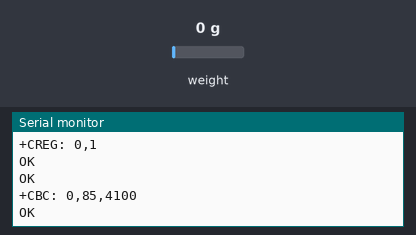
Bench run of a sketch on a simulated ESP32. Shown: the last lines printed to the serial monitor. The inputs (shaded band) are chosen by the test bench; at power-on: weight on the scale 0 g. Nothing arrives over Bluetooth unless stated; the modem accepts every AT command (registered, SIM ready, sends succeed) and sends nothing else.

Above: at 16.2 s.
16.3 s: weight on the scale set to 100 g
At 23.0 s:
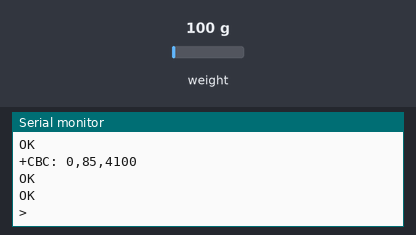
23.9 s: weight on the scale set to 1250 g
At 30.8 s:
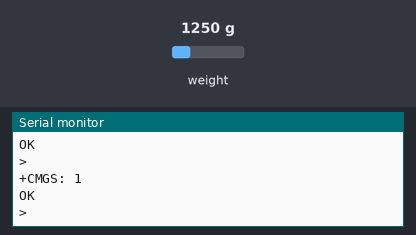

The sketch:

WeightScale.ino
```cpp
//#include <HX711_ADC.h>

#include "HX711.h"
#include "BluetoothSerial.h"
#include <Ticker.h>
String Number1 = "+123456789012";
String Number2 = "+123456789012";
String Number3 = "+123456789012";
String Number4 = "+123456789012";


HX711 scale;
Ticker myTimer;
//uint8_t dataPin = 16;
uint8_t dataPin = 2;
uint8_t clockPin = 4;

hw_timer_t *timer = NULL;
int timerInterval = 1000000; // 1 second interval in microseconds
int mint=0;
int sec=0;
int sms_counter=0;
float currentweight=0;
float send_weight =0;
bool sending_SMS = false;
bool weightStatus = false;

//#define USE_PIN // Uncomment this to use PIN during pairing. The pin is specified on the line below
const char *pin = "1234"; // Change this to more secure PIN.

String device_name = "ESP32-BT-Slave2";
/*
#if !defined(CONFIG_BT_ENABLED) || !defined(CONFIG_BLUEDROID_ENABLED)
#error Bluetooth is not enabled! Please run make menuconfig to and enable it
#endif

#if !defined(CONFIG_BT_SPP_ENABLED)
#error Serial Bluetooth not available or not enabled. It is only available for the ESP32 chip.
#endif
*/
BluetoothSerial SerialBT;
/*

*/

void addPhoneNumber(String input) {
	SerialBT.println(input);
  // Check if the command starts with "add " and the length is correct
  if (input.startsWith("add ")) {
    // Extract the phone number
    String newPhoneNumber = input.substring(4);

    // Check if the extracted string contains only digits
    if (newPhoneNumber.toInt() != 0 || newPhoneNumber.startsWith("0")) {
      // Update the phoneNumber variable
      Number1 =  newPhoneNumber;

      // Send a response over Bluetooth indicating success
      SerialBT.println("Phone number added: " + Number1);
    } else {
      SerialBT.println("Invalid phone number format");
    }
  }
  if(input == "info"){
	SerialBT.println(Number1);
  }
}

void processBluetoothInput() {
  if (Serial.available() > 0) {
    String input = Serial.readStringUntil('\n');

    addPhoneNumber(input);
  }
}


void test_sim800_module()
{
  Serial2.println("AT");
  updateSerial();
  Serial.println();
  Serial2.println("AT+CSQ");
  updateSerial();
  Serial2.println("AT+CCID");
  updateSerial();
  Serial2.println("AT+CREG?");
  updateSerial();
  Serial2.println("ATI");
  updateSerial();
  Serial2.println("AT+CBC");
  updateSerial();
}

void updateSerial()
{
  delay(500);

  while (Serial2.available())
  {
    Serial.write(Serial2.read());//Forward what Software Serial received to Serial Port
  }
}

// Function to determine the message based on weight range
String getMessageForWeight(float weight) {
  if (weight >= 17) {
    return "Cylinder is Full.";
  } else if (weight >= 12 && weight <17) {
    return "Cylinder is Three Quarters";
  } else if (weight >= 7 && weight <12) {
    return "Cylinder is Half";
  } else if (weight >= 2 && weight <7) {
    return "Cylinder is One Quarter";
  } else if (weight >= 0.5 && weight <2) {
    return "Cylinder is Empty";
  } else {
    return "No Cylinder";
  }
}

void send_SMS(const String& phoneNumber1, const String& phoneNumber2, const String& phoneNumber3, const String& phoneNumber4) {
  Serial2.println("AT+CMGF=1"); // Configuring TEXT mode
  updateSerial();
  delay(500);

  // Send message to phoneNumber1
  sendSMS(phoneNumber1);

  delay(5000);

  // Send message to phoneNumber2
  sendSMS(phoneNumber2);

  delay(5000);

  // Send message to phoneNumber3
  sendSMS(phoneNumber3);

  delay(5000);

  // Send message to phoneNumber4
  sendSMS(phoneNumber4);
  delay(5000);

}

void sendSMS(const String& phoneNumber) {
  Serial2.print("AT+CMGS=\"");
  Serial2.print(phoneNumber);
  Serial2.println("\"");
  updateSerial();
  delay(500);

  //Serial2.print("SMS Counter is: ");
  //Serial2.println(sms_counter);
  String message = getMessageForWeight(send_weight);
  Serial2.println(message);

  Serial2.print("(");
  Serial2.print(send_weight);
  Serial2.println(")");

  updateSerial();
  delay(500);
  Serial2.write(26);
  delay(1500);
}


void setup()
{
  SerialBT.println("START");

  Serial.begin(115200);
  Serial2.begin(9600);
  scale.begin(dataPin, clockPin);
  scale.set_offset(100367);
  // TODO find a nice solution for this calibration..
  // load cell factor 20 KG
  // scale.set_scale(127.15);
  // load cell factor 5 KG
  scale.set_scale(22.167599);       // TODO you need to calibrate this yourself.
  // reset the scale to zero = 0
  scale.tare(20);
  SerialBT.begin(device_name); //Bluetooth device name

  delay(5000);
  test_sim800_module();
  delay(5000);
  myTimer.attach(5, timerCallback);  // 5 seconds interval
  SerialBT.println("Setup Initiated");
}


void loop()
{
 if (SerialBT.available()) {
	String command = SerialBT.readStringUntil('\n'); // Assuming messages end with a newline character
	command.trim();
	addPhoneNumber(command);

	if (command == "info") {
		SerialBT.println(Number1);
	}

	if(command == "query"){
		SerialBT.print("Queried Weight is: ");
		SerialBT.print(currentweight);
		SerialBT.print(" Kg.");
	}

}
}

void timerCallback() {
  sec++;
  if (sec>=12)
	{
		mint++;
		sec=0;
	}

  if (scale.is_ready())
  {
	if(sending_SMS == false){
		currentweight=(scale.get_units(1))/1000;
	}
    if(currentweight>0.02)
    {
		SerialBT.print("Weight of Object is: ");
		SerialBT.print(currentweight);
		SerialBT.println("Kg");
		send_weight = currentweight;


    if (((mint>=2)||(sms_counter==0) || (send_weight>0.5 && send_weight<2.00) ) && sending_SMS == false)
    {
		sending_SMS = true;
		SerialBT.println("Sending SMS");
		send_SMS(Number1, Number2, Number3, Number4);
		sms_counter++;
		mint=0;
		sending_SMS = false;
      }
     }
    else{
      SerialBT.println("Weight of Object is: 0Kg");
    }
	 //SerialBT.print("Send SMS is: ");
	 // SerialBT.println(sending_SMS);
  }
}
```

Measured:
- after the input at 16.3 s, the serial monitor: prints a new line after 4.3 s (image 1)
